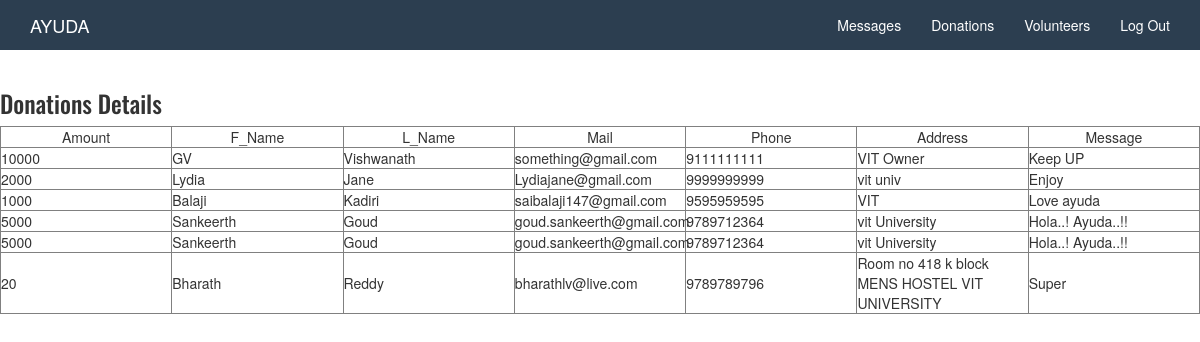
The app's page /donations.php (signed in) with its own data.
### tables this page shows
CREATE TABLE IF NOT EXISTS `donate` (
  `amount` varchar(100) NOT NULL,
  `name` varchar(100) NOT NULL,
  `lname` varchar(100) NOT NULL,
  `mail` varchar(100) NOT NULL,
  `phone` varchar(15) NOT NULL,
  `address` varchar(100) NOT NULL,
  `message` varchar(100) NOT NULL
);

### donations.php (the view, shortened to what this page needs)
<!DOCTYPE html>
<html lang="en">
  <head>
    <link href="css/bootstrap.min.css" rel="stylesheet">
    <link href="css/custom.css" rel="stylesheet">
    <link href="http://netdna.bootstrapcdn.com/font-awesome/4.0.3/css/font-awesome.css" rel="stylesheet">
  </head>
<h3> Donations Details </h3>
  <body>
  <div class="center">
	<table name="tablee" width="100%" border="1" style="table-layout:fixed" >
  <tr>
    <td style="text-align:center">Amount</td>
    <td style="text-align:center">F_Name</td>
	  <td style="text-align:center">L_Name</td>
	  <td style="text-align:center">Mail</td>
    <td style="text-align:center">Phone</td>
    <td style="text-align:center">Address</td>
    <td style="text-align:center">Message</td>
  </tr>
<?php
$conn = new mysqli("localhost","root","","ayuda");
$query = "SELECT * FROM donate";
$retval=mysqli_query($conn,$query);
while($row=mysqli_fetch_array($retval))
{
  echo "<tr>";
        echo "<td>" . "$row[0]" . "</td>";
        echo "<td>" . "$row[1]" . "</td>";
        echo "<td>" . "$row[2]" . "</td>";
        echo "<td>" . "$row[3]" . "</td>";
        echo "<td>" . "$row[4]" . "</td>";
        echo "<td>" . "$row[5]" . "</td>";
        echo "<td>" . "$row[6]" . "</td>";
  echo "</tr>";
}
?>
 </table>
    <div class="navbar navbar-default navbar-fixed-top" role="navigation">
      <div class="container">
        <div class="navbar-header">
          <a class="navbar-brand" href="#">AYUDA</a>
        </div>
        <div class="navbar-collapse collapse">
          <ul class="nav navbar-nav navbar-right">
            <li ><a href="Messages.php">Messages</a></li>
            <li><a href="Donations.php">Donations</a></li>
            <li><a href="Volunteers.php">Volunteers</a></li>
            <li><a href="logout.php">Log Out</a></li>
          </ul>
        </div>
      </div>
    </div>
  </body>
</html>

### css/custom.css (style rules this page uses)
body { padding-top: 70px; padding-bottom: 100px; }
h1, h2, h3, h4, h5, h6 { font-family: 'Oswald', sans-serif; }
.navbar-default { background-color: #2C3E50; border-color: #FFFFFF; color: #FFFFFF; }
.navbar-default .navbar-brand { color: #FFFFFF; }
.navbar-default .navbar-nav > li > a { color: #FFFFFF; }

### records on screen
donate: amount "10000", name "GV", lname "Vishwanath", mail "something@gmail.com", phone "9111111111", address "VIT Owner", message "Keep UP"
donate: amount "2000", name "Lydia", lname "Jane", mail "Lydiajane@gmail.com", phone "9999999999", address "vit univ", message "Enjoy"
donate: amount "1000", name "Balaji", lname "Kadiri", mail "saibalaji147@gmail.com", phone "9595959595", address "VIT", message "Love ayuda"
donate: amount "5000", name "Sankeerth", lname "Goud", mail "goud.sankeerth@gmail.com", phone "9789712364", address "vit University", message "Hola..! Ayuda..!!"
donate: amount "5000", name "Sankeerth", lname "Goud", mail "goud.sankeerth@gmail.com", phone "9789712364", address "vit University", message "Hola..! Ayuda..!!"
donate: amount "20", name "Bharath", lname "Reddy", mail "bharathlv@live.com", phone "9789789796", address "Room no 418 k block MENS HOSTEL VIT UNIVERSITY", message "Super"
